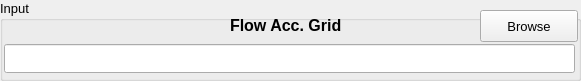
  <widget class="QGroupBox" name="groupBoxInput">
   <property name="geometry">
    <rect>
     <x>15</x>
     <y>17</y>
     <width>581</width>
     <height>81</height>
    </rect>
   </property>
   <property name="font">
    <font>
     <family>Arial</family>
     <pointsize>10</pointsize>
    </font>
   </property>
   <property name="title">
    <string>Input</string>
   </property>
   <widget class="QLabel" name="textLabel1">
    <property name="geometry">
     <rect>
      <x>230</x>
      <y>10</y>
      <width>121</width>
      <height>31</height>
     </rect>
    </property>
    <property name="font">
     <font>
      <family>Arial</family>
      <pointsize>12</pointsize>
      <weight>75</weight>
      <bold>true</bold>
     </font>
    </property>
    <property name="text">
     <string>Flow Acc. Grid</string>
    </property>
   </widget>
   <widget class="QLineEdit" name="lineEditFlowAccGrids">
    <property name="geometry">
     <rect>
      <x>4</x>
      <y>44</y>
      <width>571</width>
      <height>29</height>
     </rect>
    </property>
    <property name="font">
     <font>
      <pointsize>14</pointsize>
      <weight>75</weight>
      <bold>true</bold>
     </font>
    </property>
   </widget>
   <widget class="QPushButton" name="pushButtonFlowAccGrids">
    <property name="geometry">
     <rect>
      <x>480</x>
      <y>10</y>
      <width>98</width>
      <height>32</height>
     </rect>
    </property>
    <property name="text">
     <string>Browse</string>
    </property>
    <property name="checkable">
     <bool>false</bool>
    </property>
    <property name="autoDefault">
     <bool>false</bool>
    </property>
    <property name="flat">
     <bool>false</bool>
    </property>
   </widget>
  </widget>
